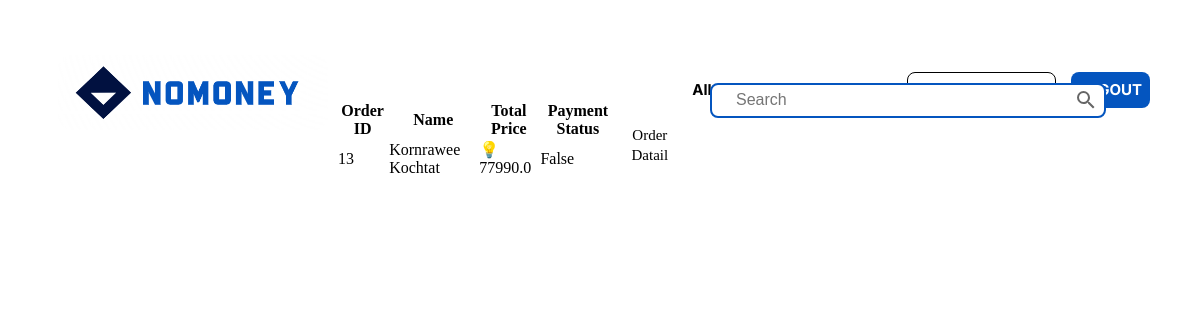
The app's page /order_list/ (signed in), older data.
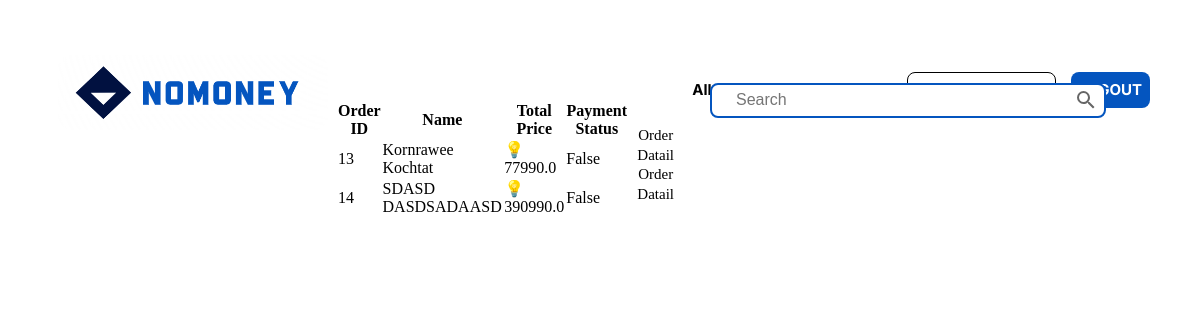
The same page, newer data.
### goods/models.py (models this page shows, shortened)
class Ordered(models.Model):
    user = models.ForeignKey(User, on_delete=models.CASCADE)
    products = models.ManyToManyField(Product)
    total_price = models.FloatField(null=True)
    firstname = models.CharField(max_length=31, null=True)
    lastname = models.CharField(max_length=31, null=True)
    address = models.CharField(max_length=255, null=True)
    tel = models.CharField(max_length=10, null=True)
    paid = models.BooleanField(default=False)
    datetime = models.DateTimeField(auto_now=True)

### goods/views.py (the view)
# urls.py: path("order_list/", views.ordered_list, name="ordered_list"),
@staff_member_required
def ordered_list(request):
    orders = Ordered.objects.all()
    template = loader.get_template('shop/ordered.html')
    context = {
        'orders': orders,
    }
    return HttpResponse(template.render(context, request))

### goods/templates/shop/ordered.html (shortened to what this page needs)
{% extends "master.html" %}
{% block content %}
    <table class="table">
        <thead>
            <tr>
                <th>Order ID</th>
                <th>Name</th>
                <th>Total Price</th>
                <th>Payment Status</th>
                <th></th>
            </tr>
        </thead>
        <tbody>
            {% for item in orders %}
                <tr>
                    <td>{{ item.id }}</td>
                    <td>{{ item.firstname }} {{ item.lastname }}</td>
                    <td>💡{{ item.total_price }}</td>
                    <td>{{ item.paid }}</td>
                    <td><a href="{% url 'order_detail' item.id %}">Order Datail</a></td>
                </tr>
            {% endfor %}
        </tbody>
    </table>
{% endblock %}

Row changes from the older to the newer data that the page shows:
added Ordered: id "14", firstname "SDASD", lastname "DASDSADAASD", total_price "390990.0", paid "False"
